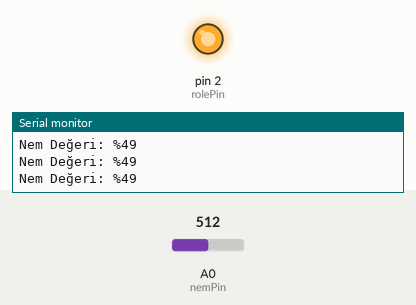
Simulated run of this sketch. Board: Arduino Uno, built with avr-gcc and run on an emulated ATmega328P. On the bench: output pins drawn as LEDs (lit = HIGH), the last lines printed to the serial monitor. The test bench sets the inputs (shaded band); at power-on: A0 (nemPin) = 512.

Above: at 1.2 s.
1.3 s: A0 (nemPin) set to 853
2.8 s: A0 (nemPin) set to 868
At 3.8 s:
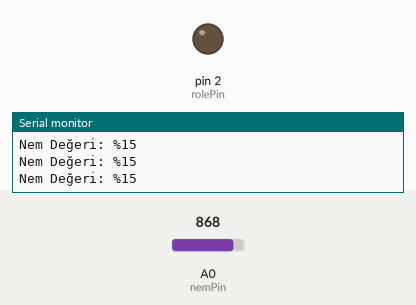
4.3 s: A0 (nemPin) set to 716
At 5.2 s:
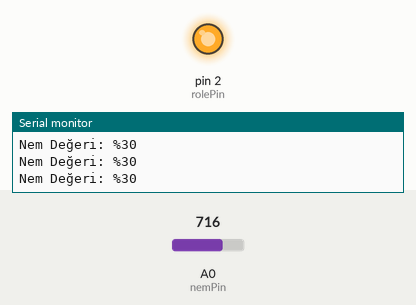
5.8 s: A0 (nemPin) set to 900
At 6.5 s:
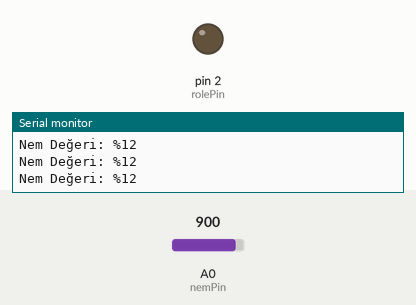
Timing chart, 0 to 8.3 s (numbered marks = the images above; inputs shaded):
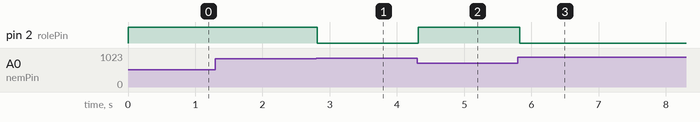

Measured:
- the behaviour switches between 859 and 860 on A0 (nemPin) (found by bisection; images 0 and 1)
- after the input at 2.8 s, pin 2 (rolePin): HIGH → LOW at once
- after the input at 4.3 s, pin 2 (rolePin): LOW → HIGH at once
- after the input at 5.8 s, pin 2 (rolePin): HIGH → LOW at once

The sketch:

saksi.ino
```cpp
int rolePin = 2;
int nemPin = A0;

int nemdegeri;
int nemEsikdegeri = 15;

//Toprak nem değeri yüzde 15'in altına düştüğünde su pompası çalışmaya başlayacak
//nem oranı degiştirilebilir
void setup()
{
  pinMode(rolePin, OUTPUT);
  pinMode(nemPin, INPUT);
  Serial.begin(9600);
}

void loop()
{
  nemdegeri = map(analogRead(nemPin),1023,0,0,100);
  Serial.print("Nem Değeri: %"); //seri monitörde nem oranı gözükmekte
  Serial.println(nemdegeri);

  if(nemdegeri > nemEsikdegeri)
  {
    digitalWrite(rolePin, HIGH);
  }
  else
  {
    digitalWrite(rolePin, LOW);
  }

  delay(100);
}
```
